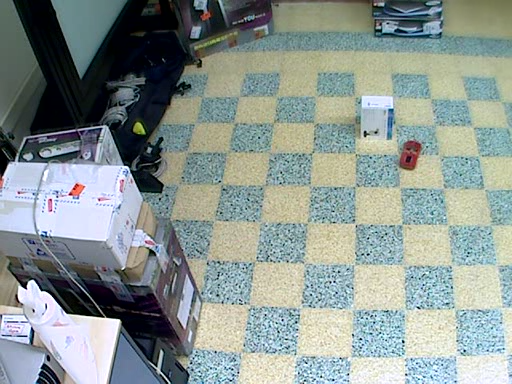
//> input picture kalman tracking for another _ pic/kalman tracking for another _ pic/f (107).png, 512 x 384 px, given in place of the camera
$ ./balltracking   (built with g++ and OpenCV 4)
//> lines starting //> are read from the running program, lines starting //| are printed output that depends on the picture; after the words box and inside, x2 and y2 are one past the last pixel; in counts of white or black regions, pixels touching at a corner belong together
#include<opencv2/core/core.hpp>
#include<opencv2/highgui/highgui.hpp>
#include<opencv2/imgproc/imgproc.hpp>

#include<iostream>

using namespace cv;
int main()
{
	VideoCapture cam(0);

	if (cam.isOpened() == false)
	{
		std::cout << "error";
		return 0;
	}

	Mat orig;
	Mat processed;

	std::vector<Vec3f> Vcircles;   // 3 element ;floats;output of hough

	std::vector<Vec3f>::iterator itrCircles;

	namedWindow("original");
	namedWindow("processed");

	char key=0;

	while (key!=27)
	{
		if (cam.read(orig) == NULL)
		{
			std::cout << "Error";
			break;
		}
//> orig is the input picture: 384 rows x 512 cols, CV_8UC3; mean B, G, R 146.9, 150.6, 139.2

		inRange(orig, Scalar(0, 0, 100), Scalar(100, 100, 256), processed);// find the color
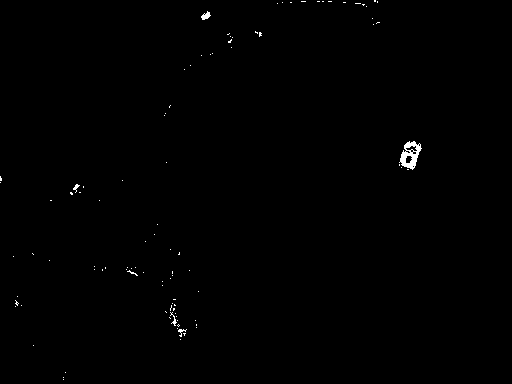
//> processed: 384 rows x 512 cols, CV_8UC1; 0.35% white; 98 white regions (93 under 20 px), largest, box (x1, y1, x2, y2) and area: (399, 141, 422, 170) 329, (201, 11, 211, 20) 50, (170, 312, 177, 326) 30, (178, 329, 187, 337) 27, (73, 184, 80, 193) 25

		GaussianBlur(processed, processed, Size(9, 9), 1.5);
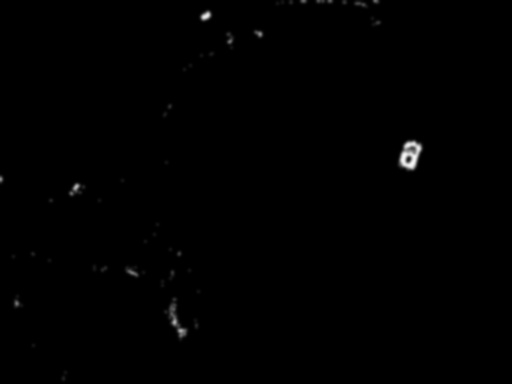
//> processed: 384 rows x 512 cols, CV_8UC1; 2.71% of pixels changed, all inside (x1, y1, x2, y2) = (0, 0, 426, 384)

		HoughCircles(processed, Vcircles, CV_HOUGH_GRADIENT, 2, processed.rows / 4, 100, 50, 10, 100);
//> Vcircles = empty

		for (itrCircles = Vcircles.begin(); itrCircles != Vcircles.end(); itrCircles++)
		{
			std::cout << "ball at  x " << (*itrCircles)[0] << "  y =  " << (*itrCircles)[1] << " z =  " << (*itrCircles)[2]
				<< "\n";

			circle(orig, Point((int)(*itrCircles)[0], (int)(*itrCircles)[1]),
				3,
				Scalar(255, 0, 0),
				CV_FILLED);


			circle(orig, Point((int)(*itrCircles)[0], (int)(*itrCircles)[1]),
				(int)(*itrCircles)[2],
				Scalar(0, 0, 255), 3);
		}//for end
//> this loop made 0 passes

			imshow("original", orig);
			imshow("processed", processed);

			key = waitKey(10);
//> the Esc key is pressed


		}//while


	return 0;

	}
